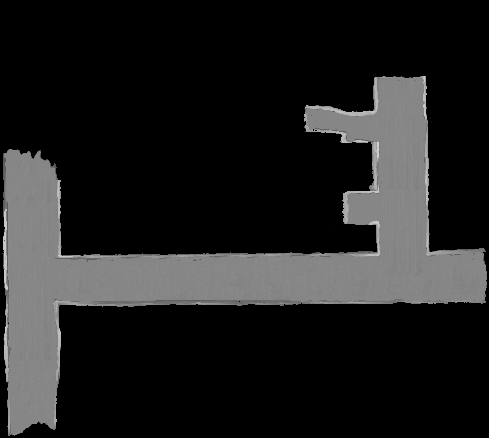
//> input picture line_matching/maps/m1_edit.png, 489 x 438 px
$ ./source   (built with g++ and OpenCV 4)
//> lines starting //> are read from the running program, lines starting //| are printed output that depends on the picture
#include <opencv2/line_descriptor.hpp>

#include "opencv2/core/utility.hpp"
#include <opencv2/imgproc.hpp>
#include <opencv2/features2d.hpp>
#include <opencv2/highgui.hpp>

#include <iostream>

#define MATCHES_DIST_THRESHOLD 25

using namespace cv;
using namespace cv::line_descriptor;


int main(int argc, char** argv)
{

    /* load image */
    cv::Mat imageMat1 = imread("maps/m1_edit.png", 1);
//> imageMat1 is the input picture: 438 rows x 489 cols, CV_8UC3; min 0, max 205, mean 31.2
    cv::Mat imageMat2 = imread("maps/m2_edit.png", 1);
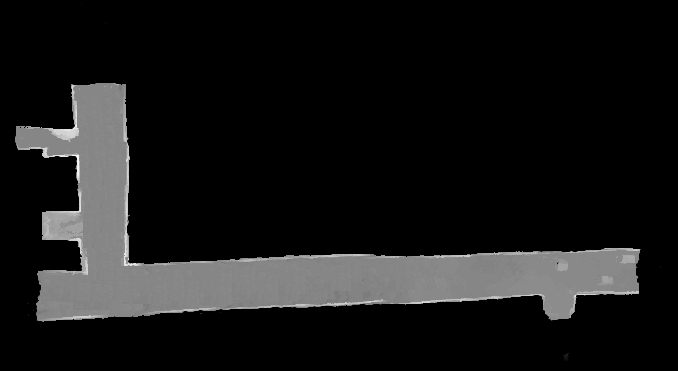
//> input picture line_matching/maps/m2_edit.png, 678 x 371 px
//> imageMat2 is the input picture: 371 rows x 678 cols, CV_8UC3; min 0, max 247, mean 23.3

    if (imageMat1.data == NULL || imageMat2.data == NULL)
    {
        std::cout << "Error, images could not be loaded. Please, check their path" << std::endl;
    }

    /* create binary masks */
    cv::Mat mask1 = Mat::ones(imageMat1.size(), CV_8UC1);
    cv::Mat mask2 = Mat::ones(imageMat2.size(), CV_8UC1);

    /* create a pointer to a BinaryDescriptor object with default parameters */

    /// Binary Descriptor는 무엇을 하는 놈인가?
    /// BinaryDescriptor형의 포인터 bd는
    Ptr<BinaryDescriptor> bd = BinaryDescriptor::createBinaryDescriptor();

    /* compute lines and descriptors */
    std::vector<KeyLine> keylines1, keylines2;
    cv::Mat descr1, descr2;


    /// 앞의 (*bd)는 무엇을 나타내는가?
    /// imageMat은 입력영상, mask는 입력영상과 크기가 같고 모든 값이 1인 Mat
    /// keylines는 KeyLine 형이 원소로 들어가는 벡터를 나타내고
    /// descr은 무엇을 나타내는지 확인이 필요하다.
    ///
    /// 이 과정을 통해 keylines가 검출된다.
    std::cout <<"before"<< keylines1.size() << std::endl;
    std::cout << "before" << keylines2.size() << std::endl;
    (*bd)(imageMat1, mask1, keylines1, descr1, false, false);
    (*bd)(imageMat2, mask2, keylines2, descr2, false, false);

    std::cout << keylines1.size() << std::endl;
    std::cout << keylines2.size() << std::endl;
    /* select keylines from first octave and their descriptors */
    std::vector<KeyLine> lbd_octave1, lbd_octave2;
    Mat left_lbd, right_lbd;    // maybe lbd is line binary discriptor
    for (int i = 0; i < (int)keylines1.size(); i++)
    {
        if (keylines1[i].octave == 0)
        {
            lbd_octave1.push_back(keylines1[i]);
            left_lbd.push_back(descr1.row(i));
        }
    }

    for (int j = 0; j < (int)keylines2.size(); j++)
    {
        if (keylines2[j].octave == 0)
        {
            lbd_octave2.push_back(keylines2[j]);
            right_lbd.push_back(descr2.row(j));
        }
    }

    /* create a BinaryDescriptorMatcher object */
    Ptr<BinaryDescriptorMatcher> bdm = BinaryDescriptorMatcher::createBinaryDescriptorMatcher();

    /* require match */
    std::vector<DMatch> matches;
    bdm->match(left_lbd, right_lbd, matches);

    /* select best matches */
    std::vector<DMatch> good_matches;
    for (int i = 0; i < (int)matches.size(); i++)
    {
        if (matches[i].distance < MATCHES_DIST_THRESHOLD)
            good_matches.push_back(matches[i]);
    }

    /* plot matches */
    cv::Mat outImg;
    cv::Mat scaled1, scaled2;
    std::vector<char> mask(matches.size(), 1);
    drawLineMatches(imageMat1, lbd_octave1, imageMat2, lbd_octave2, good_matches, outImg, Scalar::all(-1), Scalar::all(-1), mask,
        DrawLinesMatchesFlags::DEFAULT);
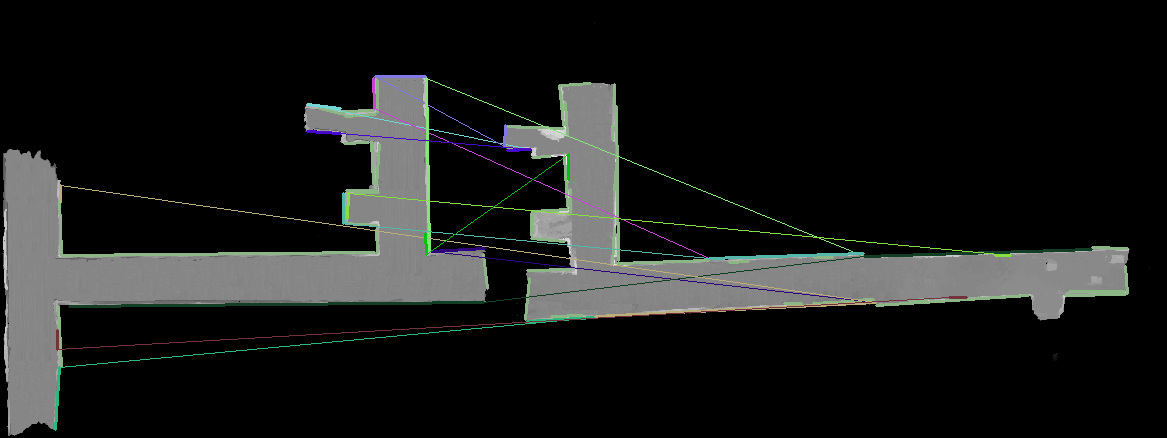
//> outImg: 438 rows x 1167 cols, CV_8UC3; mean B, G, R 25.8, 26.8, 25.6

    imshow("Matches", outImg);
    waitKey();
    imwrite("matches.jpg", outImg);
    /* create an LSD detector */
    Ptr<LSDDetector> lsd = LSDDetector::createLSDDetector();

    /* detect lines */
    std::vector<KeyLine> klsd1, klsd2;
    Mat lsd_descr1, lsd_descr2;
    lsd->detect(imageMat1, klsd1, 2, 2, mask1);
//> klsd1 = 100 items
    lsd->detect(imageMat2, klsd2, 2, 2, mask2);
//> klsd2 = 113 items

    /* compute descriptors for lines from first octave */
    bd->compute(imageMat1, klsd1, lsd_descr1);
    bd->compute(imageMat2, klsd2, lsd_descr2);

    /* select lines and descriptors from first octave */
    std::vector<KeyLine> octave0_1, octave0_2;
    Mat leftDEscr, rightDescr;
    for (int i = 0; i < (int)klsd1.size(); i++)
    {
        if (klsd1[i].octave == 1)
        {
            octave0_1.push_back(klsd1[i]);
            leftDEscr.push_back(lsd_descr1.row(i));
        }
    }
//> this loop made 100 passes

    for (int j = 0; j < (int)klsd2.size(); j++)
    {
        if (klsd2[j].octave == 1)
        {
            octave0_2.push_back(klsd2[j]);
            rightDescr.push_back(lsd_descr2.row(j));
        }
    }
//> this loop made 113 passes

    /* compute matches */
    std::vector<DMatch> lsd_matches;
    bdm->match(leftDEscr, rightDescr, lsd_matches);
//> lsd_matches = 21 matches

    /* select best matches */
    good_matches.clear();
    for (int i = 0; i < (int)lsd_matches.size(); i++)
    {
        if (lsd_matches[i].distance < MATCHES_DIST_THRESHOLD)
            good_matches.push_back(lsd_matches[i]);
    }
//> this loop made 21 passes

    /* plot matches */
    cv::Mat lsd_outImg;
    resize(imageMat1, imageMat1, Size(imageMat1.cols / 2, imageMat1.rows / 2));
//> imageMat1: 219 rows x 244 cols, CV_8UC3
    resize(imageMat2, imageMat2, Size(imageMat2.cols / 2, imageMat2.rows / 2));
//> imageMat2: 185 rows x 339 cols, CV_8UC3
    std::vector<char> lsd_mask(matches.size(), 1);
    drawLineMatches(imageMat1, octave0_1, imageMat2, octave0_2, good_matches, lsd_outImg, Scalar::all(-1), Scalar::all(-1), lsd_mask,
        DrawLinesMatchesFlags::DEFAULT);
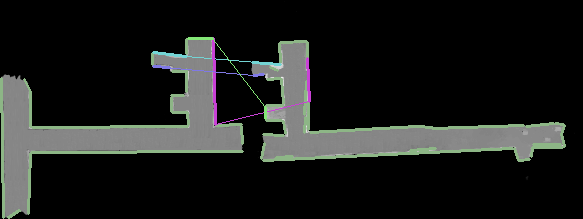
//> lsd_outImg: 219 rows x 583 cols, CV_8UC3; mean B, G, R 28, 29.4, 27.9

    imshow("LSD matches", lsd_outImg);
    waitKey();


}
